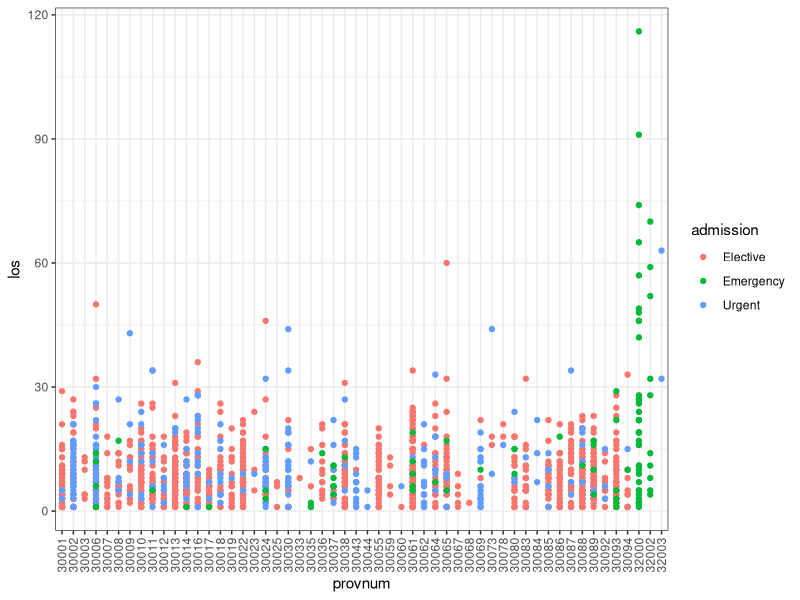
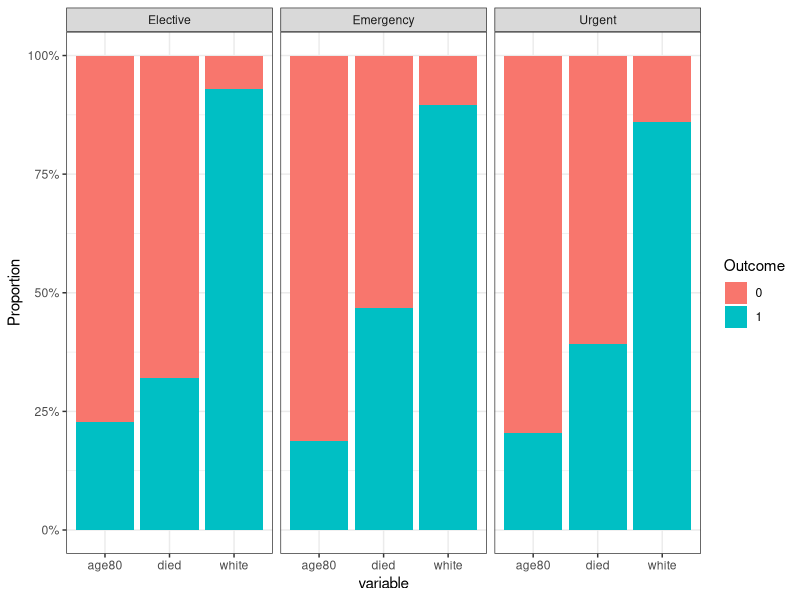
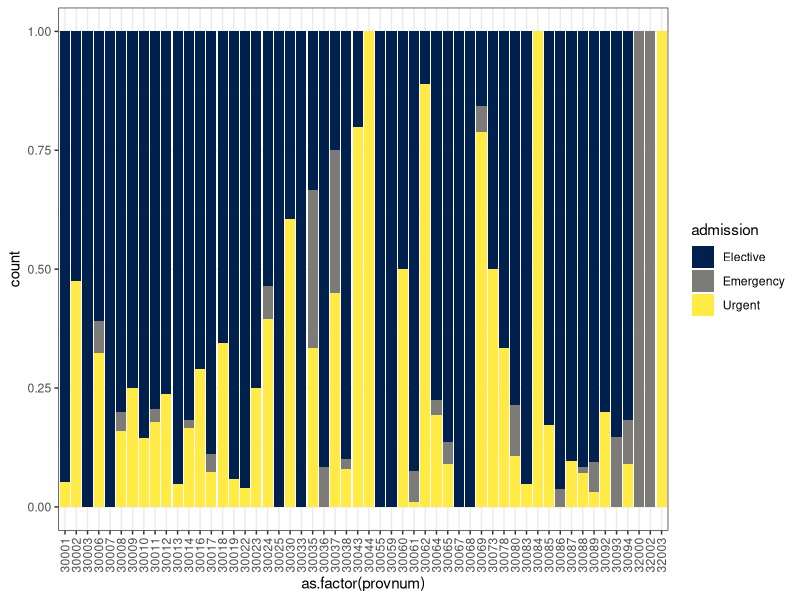

Generate these figures, in order, with R: (Note: this script raises an error after producing the figures.)
## ---- chunk 1
library(tidyverse)
library(VGAM)
library(nnet)
library(car)
library(knitr)
## ---- chunk 2
d <- read_csv("admissions.csv")

nrow(d)

d <- d |>
  mutate(admission = as.factor(admission),
         age = as.factor(age))
         # age80 = as.factor(age80),
         # died = as.factor(died),
         # white = as.factor(white),

# d <- d |>
#   filter(!provnum %in% c("32000", "32002", "32003"))
        

# d |>
#   group_by(provnum) |>
#   count(admission[admission == "Emergency"])

# d <- d |>
#   group_by(provnum) |>
#   filter(n_distinct(admission) == n_distinct(d$admission)) |>
#   ungroup()

nrow(d)
## ---- chunk 3
d |>
  mutate(provnum = as.factor(provnum)) |>
  ggplot(aes(x = provnum, y = los, color = admission)) +
  geom_point() +
  theme_bw() +
  theme(axis.text.x = element_text(angle = 90, vjust = 0.5, hjust = 1))
## ---- chunk 4
d |>
  pivot_longer(
    cols = c(age80, white, died),
    names_to = "variable",
    values_to = "value"
  ) |>
  ggplot(aes(x = variable, fill = as.factor(value))) +
  facet_grid(~ admission) +
  geom_bar(position = "fill") +
  # Use _d (discrete) for categories and _fill_ for bar colors
  # scale_fill_viridis_d(option = "C") + 
  labs(y = "Proportion", fill = "Outcome") +
  scale_y_continuous(labels = scales::percent) +
  theme_bw()
## ---- chunk 5
d |>
  # Reorder provnum based on the 'value' to make the chart readable (sorted low to high)
  ggplot(aes(x = as.factor(provnum), fill = admission)) +
  geom_bar(position = "fill") +
  theme_bw() +
  theme(axis.text.x = element_text(angle = 90, vjust = 0.5, hjust = 1)) +
  scale_fill_viridis_d(option = "E") 
## ---- chunk 6
# ref level is the third level
d_vgam <- d |>
  mutate(
    admission = fct_relevel(admission,
                            "Urgent",
                            "Emergency",
                            "Elective"))

# mod_full_vgam <-
#   vglm(admission ~ died + white + los + age + provnum,
#        family = multinomial, dat = d_vgam)

mod_trimmed_vgam <-
  vglm(admission ~ died + white + los,
       family = multinomial, dat = d_vgam)

mod_null_vgam <-
  vglm(admission ~ 1,
       family = multinomial, dat = d_vgam)

1-logLik(mod_trimmed_vgam)/logLik(mod_null_vgam)
## ---- chunk 7
summary(mod_trimmed_vgam)

AIC(mod_null_vgam)
BIC(mod_null_vgam)

AIC(mod_trimmed_vgam)
BIC(mod_trimmed_vgam)
## ---- chunk 8
# vglm.is<-vglm(cbind(no,neither,yes)~income+scottish,family=multinomial,dat=indyref)
# vglm.null<-vglm(cbind(no,neither,yes)~1,family=multinomial,dat=indyref)
1-logLik(mod_full_vgam)/logLik(mod_null_vgam)
## ---- chunk 9
# ref level is the first level
d_nnet <- d |>
  mutate(
    admission = fct_relevel(admission,
                            "Elective",
                            "Urgent",
                            "Emergency"))

mod_full_nnet <-
  multinom(admission ~ died + white + los + provnum,
       data = d_nnet)

summary(mod_full_nnet)
## ---- chunk 10
df <- d |>
  select(c(died, white, los))

# phi_matrix <- cor(df, use = "pairwise.complete.obs")
# print(phi_matrix)


df_expanded <- model.matrix(~ . - 1, data = df, na.action = "na.pass")

# Calculate unified matrix
# This handles Phi (Bin/Bin), Point-Biserial (Bin/Int), and Pearson (Int/Int) simultaneously
phi_matrix <- cor(df_expanded, use = "pairwise.complete.obs")

as.data.frame(phi_matrix) |>
  kable(digits = 2)
## ---- chunk 11
mn.is.resid<-residuals(mod_trimmed_vgam)
mn.is.fitted<-fitted(mod_trimmed_vgam)
mn.is.observed<-mn.is.fitted+mn.is.resid[,1]
par(mfrow=c(1,3))
for(i in 1:3){
  plot(mn.is.fitted[,i],mn.is.observed[,i],main=colnames(mn.is.fitted)[i],xlab="fitted p",ylab="observed p")
  abline(a=0,b=1)
  lines(smooth.spline(mn.is.fitted[,i],mn.is.observed[,i],df=4),col="red",lty=2)
}
## ---- chunk 12
# Get predictions (Fix: exclude obs_row_id from pivot)
preds <- predict(mod_trimmed_vgam, type = "response") %>% 
  as_tibble() %>% 
  mutate(obs_row_id = row_number()) %>% 
  pivot_longer(-obs_row_id, names_to = "level", values_to = "fitted_prob")

# Extract actual outcomes
actuals <- model.matrix(~ admission - 1, data = d_vgam) %>% 
  as_tibble() %>% 
  mutate(obs_row_id = row_number()) %>% 
  pivot_longer(-obs_row_id, names_to = "level_col", values_to = "is_event") %>% 
  mutate(level = str_remove(level_col, "admission")) %>% 
  select(-level_col)

# Combine, Bin, and Plot
preds %>% 
  left_join(actuals, by = c("obs_row_id", "level")) %>% 
  mutate(bin = ntile(fitted_prob, 10)) %>% 
  group_by(level, bin) %>% 
  summarise(
    mean_fitted = mean(fitted_prob),
    mean_observed = mean(is_event),
    .groups = "drop"
  ) %>% 
  ggplot(aes(x = mean_fitted, y = mean_observed)) +
  geom_point() +
  geom_line(color = "red", linetype = "dashed") +
  geom_abline(slope = 1, intercept = 0, linetype = "dotted") +
  facet_wrap(~level, scales = "free") +
  labs(title = "Calibration Plot", x = "Predicted Probability", y = "Observed Proportion") +
  theme_bw()
## ---- chunk 13
preds <- preds |>
  group_by(obs_row_id) |>
  # Returns the level corresponding to the highest probability for that observation
  mutate(guess = level[which.max(fitted_prob)]) |>
  ungroup() # Always good practice after grouping

actuals <- actuals |>
  group_by(obs_row_id) |>
  mutate(real = level[which.max(is_event)]) |>
  ungroup()
## ---- chunk 14
j <- preds %>% 
  left_join(actuals, by = c("obs_row_id", "level")) 
## ---- chunk 15
# j |>
#   group_by(guess) |>
#   
## ---- chunk 16
# Isolate true and predicted results, then merge
classification_data <- actuals |>
  # Filter to get the true outcome (is_event == 1) and rename the column
  filter(is_event == 1) |>
  select(obs_row_id, Observed = level) |>
  # Join with the predicted classification
  inner_join(
    preds |> select(obs_row_id, Predicted = guess) |> distinct(),
    by = "obs_row_id"
  )

# Generate confusion matrix and format for display
confusion_matrix <- classification_data |>
  select(Observed, Predicted) |>
  table() |>
  as_tibble() |>
  # Pivot to a wide format, prefixing the column headers
  pivot_wider(names_from = Predicted, values_from = n, names_prefix = "Predicted_") |>
  rename(True_Outcome = Observed)

print(confusion_matrix)
